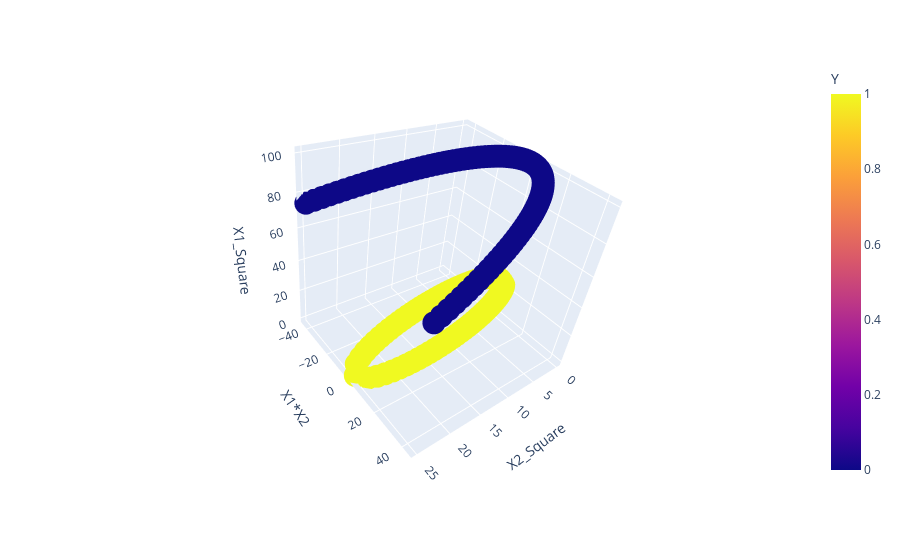

The notebook cell this image was saved under:
### Code cell
import plotly.express as px
fig = px.scatter_3d(df, x='X1_Square', y='X2_Square', z='X1*X2', color='Y')

fig.show()
plt.show()

### Figure 1 — Plotly figure (JSON) as saved in the notebook; plotly's stock layout.template omitted (floating-point values rounded to 4 significant figures; data arrays with more than 128 entries replaced by an {"elided": "..."} marker saying what was removed)
{"data": [{"hovertemplate": "X1_Square=%{x}<br>X2_Square=%{y}<br>X1*X2=%{z}<br>Y=%{marker.color}<extra></extra>", "legendgroup": "", "marker": {"color": {"elided": "400 int values"}, "coloraxis": "coloraxis", "symbol": "circle"}, "mode": "markers", "name": "", "scene": "scene", "showlegend": false, "type": "scatter3d", "x": {"elided": "400 float values"}, "y": {"elided": "400 float values"}, "z": {"elided": "400 float values"}}], "layout": {"autosize": true, "coloraxis": {"colorbar": {"title": {"text": "Y"}}, "colorscale": [[0, "#0d0887"], [0.1111, "#46039f"], [0.2222, "#7201a8"], [0.3333, "#9c179e"], [0.4444, "#bd3786"], [0.5556, "#d8576b"], [0.6667, "#ed7953"], [0.7778, "#fb9f3a"], [0.8889, "#fdca26"], [1, "#f0f921"]]}, "dragmode": "zoom", "legend": {"tracegroupgap": 0}, "margin": {"t": 60}, "scene": {"aspectmode": "auto", "aspectratio": {"x": 1, "y": 1, "z": 1}, "camera": {"center": {"x": -0.004981, "y": 0.0008215, "z": 0.00416}, "eye": {"x": 1.406, "y": 1.412, "z": 1.416}, "projection": {"type": "perspective"}, "up": {"x": 0.9909, "y": 0.09958, "z": -0.09048}}, "domain": {"x": [0, 1], "y": [0, 1]}, "dragmode": "zoom", "xaxis": {"title": {"text": "X1_Square"}, "type": "linear"}, "yaxis": {"title": {"text": "X2_Square"}, "type": "linear"}, "zaxis": {"title": {"text": "X1*X2"}, "type": "linear"}}}}
